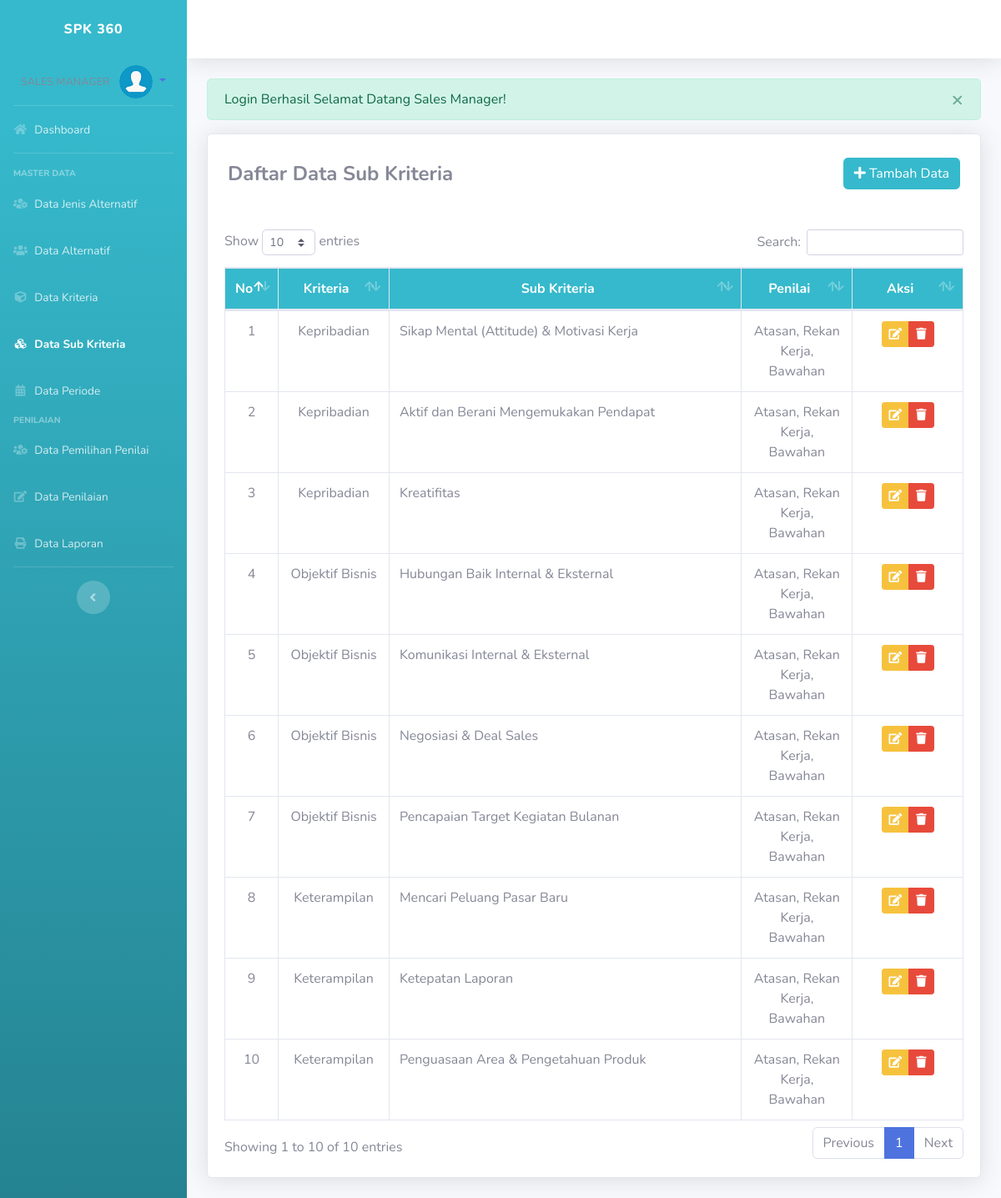
The page /admin/index.php?p=subkriteria (signed in) on the database as committed earlier.
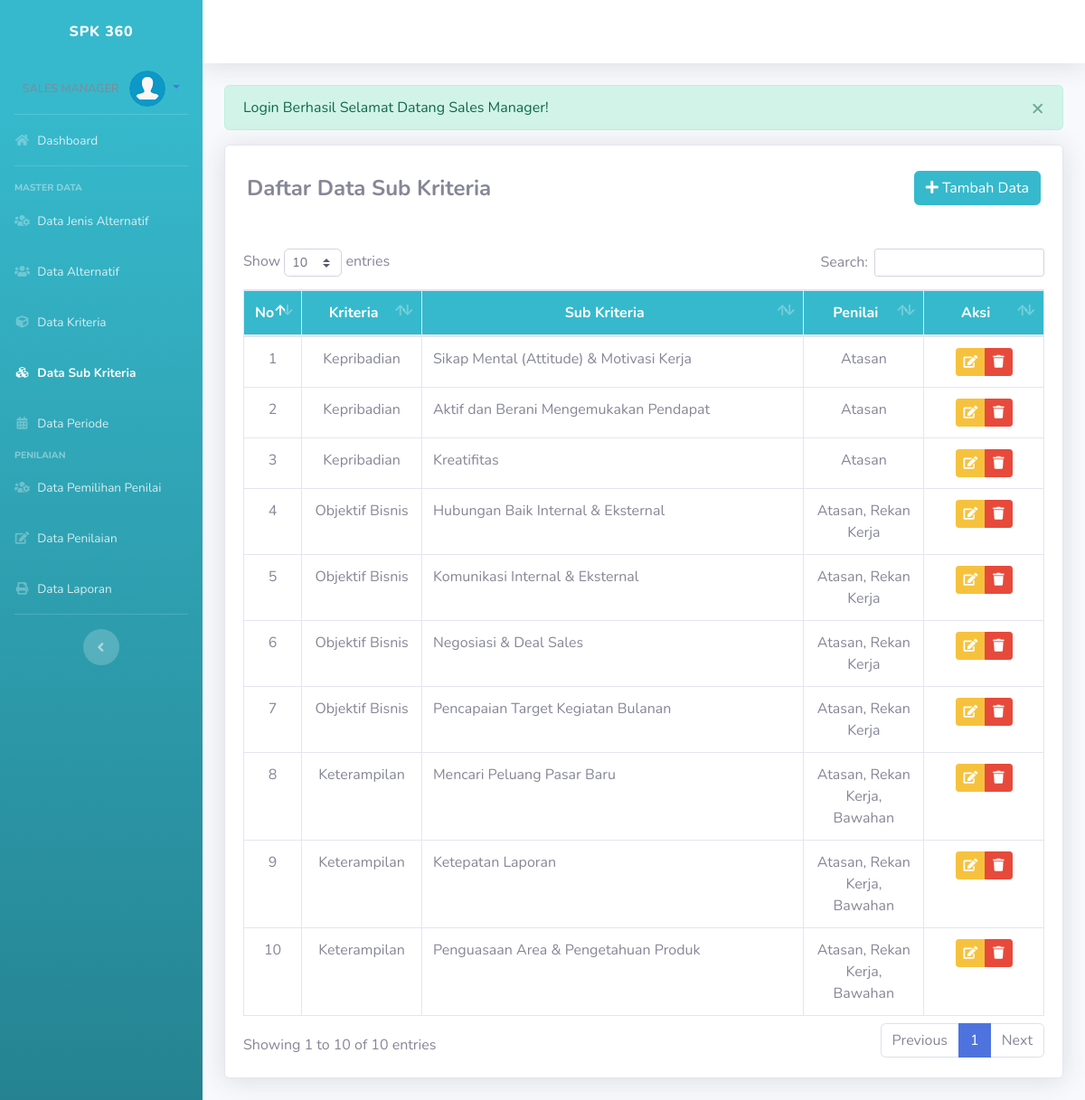
The same page on the database as committed later.
### tables this page shows
CREATE TABLE `isi_kompetensi` (
  `id_isi` int(11) NOT NULL,
  `id_kompetensi` int(11) DEFAULT NULL,
  `isi_kompetensi` text DEFAULT NULL,
  `ket` varchar(50) DEFAULT NULL
);

CREATE TABLE `jenis_kompetensi` (
  `id_kompetensi` int(11) NOT NULL,
  `nama_kompetensi` varchar(50) DEFAULT '0',
  `bobot_kompetensi` int(11) DEFAULT 0
);

### admin/pages/subkriteria.php (the view, shortened to what this page needs)
<?php if (isset($_SESSION["flash"])) { ?>
	<div class="alert alert-<?= $_SESSION["flash"]["type"]; ?> alert-dismissible alert_model" role="alert">
		<button type="button" class="close" data-dismiss="alert" aria-label="Close">
			<span aria-hidden="true">&times;</span>
		</button>
		<?= $_SESSION["flash"]["head"]; ?> <?= $_SESSION["flash"]["msg"]; ?>
	</div>
<?php unset($_SESSION['flash']);
} ?>
<div class="card shadow mb-4">
	<div class="card-body">
		<div class="d-flex justify-content-between align-items-center mt-2 mb-5 mx-1">
			<h4 class="m-0 font-weight-bold"> Daftar Data Sub Kriteria</h6>
			<button type="button" class="btn btn-info" data-toggle="modal" data-target="#exampleModal"><i class="fa fa-plus"></i> Tambah Data</button>
		</div>
		<table class="table table-bordered" id="dataTable" width="100%" cellspacing="0">
			<thead class="bg-info text-white">
				<tr align="center">
					<th width="5%">No</th>
					<th width="15%">Kriteria</th>
					<th>Sub Kriteria</th>
					<th width="15%">Penilai</th>
					<th width="15%">Aksi</th>
				</tr>
			</thead>
			<tbody>
				<?php
				$sql = "SELECT * FROM isi_kompetensi a JOIN jenis_kompetensi b ON a.id_kompetensi = b.id_kompetensi ORDER BY b.id_kompetensi ASC";
				$q = mysqli_query($con, $sql);
				$i = 0;
				while ($row = mysqli_fetch_array($q)) {
				?>
					<tr align="center">
						<td><?= ++$i; ?></td>
						<td><?= $row['nama_kompetensi']; ?></td>
						<td align="left"><?= $row['isi_kompetensi']; ?></td>
						<td><?php
							$a = ['Atasan', 'Rekan Kerja', 'Bawahan'];
							$ret = '';
							if ($row['ket'] != '') {
								$ket = explode(",", $row['ket']);
								$b = [];
								foreach ($ket as $k => $v) {
									array_push($b, $a[$v]);
								}
								$ret = join(", ", $b);
							}
							echo $ret;
							?></td>
						<td>
							<div class="btn-group" role="group">
								<a data-toggle="tooltip" data-placement="bottom" title="Edit Data" href="index.php?p=subkriteria&ubah=true&id_isi=<?= $row['id_isi']; ?>" class="btn btn-warning btn-sm"><i class="fa fa-edit"></i></a>
								<button data-toggle="tooltip" data-placement="bottom" title="Hapus Data" class="btn btn-danger btn-sm btn_hapus" id="<?= $row['id_isi']; ?>"><i class="fa fa-trash"></i></button>
							</div>
						</td>
					</tr>
				<?php } ?>
			</tbody>
		</table>
	</div>
</div>

Rows that differ between the two databases and show on the page:
changed isi_kompetensi "Sikap Mental (Attitude) & Motivasi Kerja": ret "Atasan, Rekan Kerja, Bawahan" → "Atasan"
changed isi_kompetensi "Aktif dan Berani Mengemukakan Pendapat": ret "Atasan, Rekan Kerja, Bawahan" → "Atasan"
changed isi_kompetensi "Kreatifitas": ret "Atasan, Rekan Kerja, Bawahan" → "Atasan"
changed isi_kompetensi "Hubungan Baik Internal & Eksternal": ret "Atasan, Rekan Kerja, Bawahan" → "Atasan, Rekan Kerja"
changed isi_kompetensi "Komunikasi Internal & Eksternal": ret "Atasan, Rekan Kerja, Bawahan" → "Atasan, Rekan Kerja"
changed isi_kompetensi "Negosiasi & Deal Sales": ret "Atasan, Rekan Kerja, Bawahan" → "Atasan, Rekan Kerja"
changed isi_kompetensi "Pencapaian Target Kegiatan Bulanan": ret "Atasan, Rekan Kerja, Bawahan" → "Atasan, Rekan Kerja"
